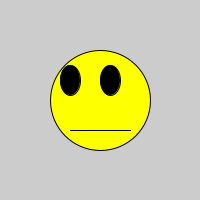
Frame 1 (no input)
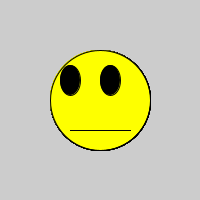
Frame 60 (the mouse pressed at the canvas centre just before this capture)
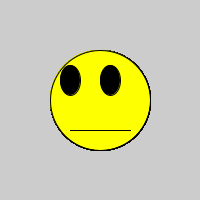
Frame 120 (the mouse held since frame 60 and released just before this capture)

The Processing sketch that drew these frames (run headless with seeded random() and noise(); from frame 60 on, the mouse is pressed at the canvas centre):

// Processing sketch: mmmm_face
// ── mmmm_face.pde
int xpos,ypos;

void setup(){
size(200, 200);
xpos = width/2-50;
ypos=height/2-50;
}

void draw(){
fill(#FEFF00);
ellipse(xpos+50, ypos+50, 100, 100);
fill(#000000);
rect(xpos+20, ypos+80, 60, 0);
ellipse(xpos+20, ypos+30, 20, 30);
ellipse(xpos+60, ypos+30, 20, 30);
}
